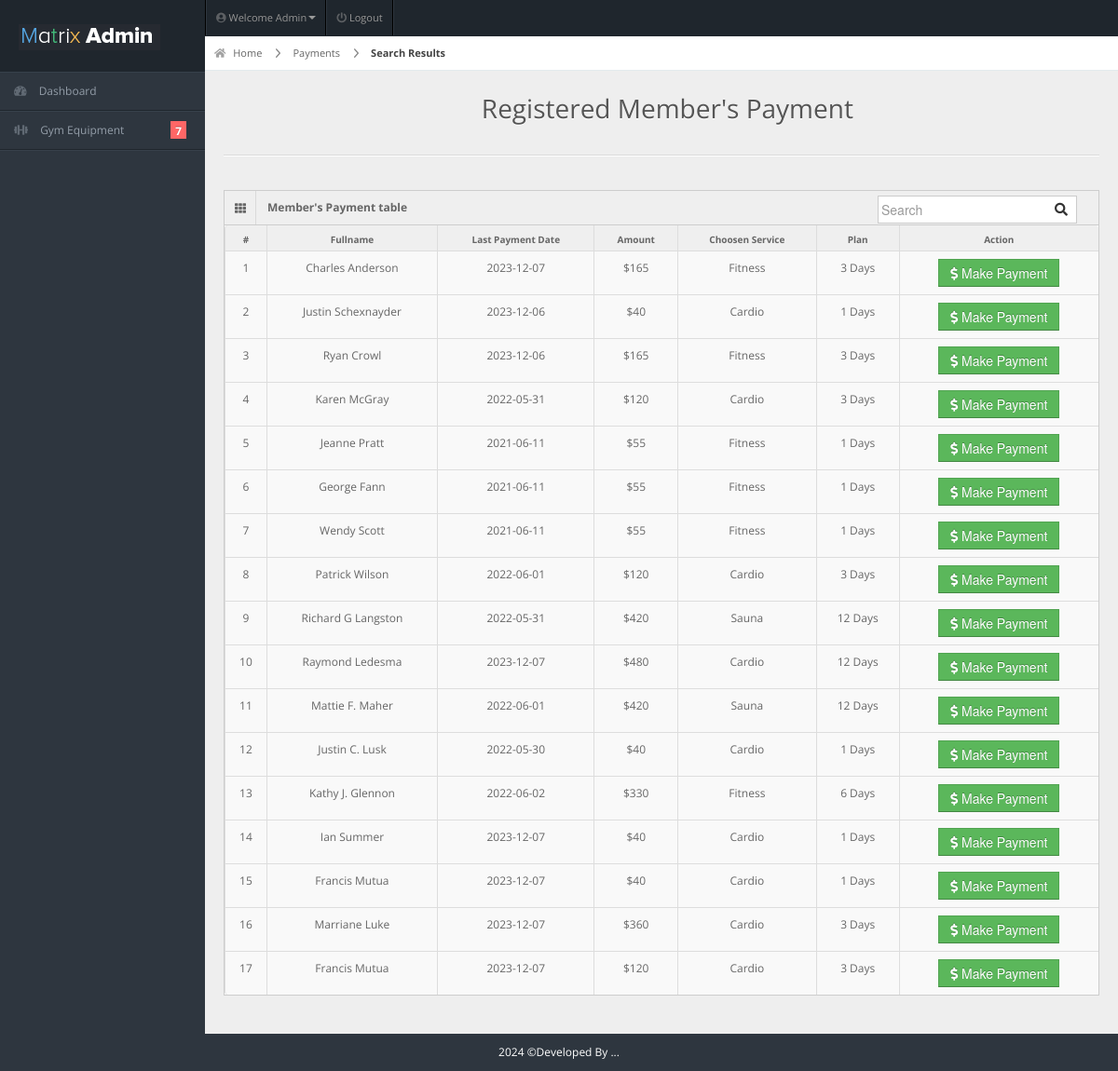
The page /admin/search-result.php (signed in) on the database its author committed.
### tables this page shows
CREATE TABLE `members` (
  `user_id` int(11) NOT NULL,
  `fullname` varchar(20) NOT NULL,
  `username` varchar(20) NOT NULL,
  `password` varchar(100) NOT NULL,
  `gender` varchar(20) NOT NULL,
  `dor` date NOT NULL,
  `services` varchar(50) NOT NULL,
  `amount` int(11) NOT NULL,
  `paid_date` date NOT NULL,
  `p_year` int(11) NOT NULL,
  `plan` varchar(100) NOT NULL,
  `address` varchar(20) NOT NULL,
  `contact` varchar(10) NOT NULL,
  `status` varchar(20) NOT NULL DEFAULT 'Active',
  `attendance_count` int(11) DEFAULT 0,
  `ini_weight` int(11) NOT NULL DEFAULT 0,
  `curr_weight` int(11) NOT NULL DEFAULT 0,
  `ini_bodytype` varchar(50) DEFAULT '',
  `curr_bodytype` varchar(50) DEFAULT '',
  `progress_date` date DEFAULT NULL,
  `reminder` int(11) NOT NULL DEFAULT 0
);

### admin/search-result.php (the view, shortened to what this page needs)
<!DOCTYPE html>
<html lang="en">
<head>
<link rel="stylesheet" href="../css/bootstrap.min.css" />
<link rel="stylesheet" href="../css/bootstrap-responsive.min.css" />
<link rel="stylesheet" href="../css/matrix-style.css" />
<link rel="stylesheet" href="../css/matrix-media.css" />
<link href="../font-awesome/css/fontawesome.css" rel="stylesheet" />
<link href="../font-awesome/css/all.css" rel="stylesheet" />
</head>
<body>
<div id="header">
  <h1><a href="">Gym Admin</a></h1>
</div>
<?php include 'includes/topheader.php'?>
<?php $page='payment'; include 'includes/sidebar.php'?>
<div id="content">
  <div id="content-header">
    <div id="breadcrumb"> <a href="index.php" title="Go to Home" class="tip-bottom"><i class="fas fa-home"></i> Home</a> <a href="payment.php">Payments</a> <a href="#" class="current">Search Results</a> </div>
    <h1 class="text-center">Registered Member's Payment <i class="fas fa-group"></i></h1>
  </div>
  <div class="container-fluid">
    <hr>
    <div class="row-fluid">
      <div class="span12">
      <div class='widget-box'>
          <div class='widget-title'> <span class='icon'> <i class='fas fa-th'></i> </span>
            <h5>Member's Payment table</h5>
            <form id="custom-search-form" role="search" method="POST" action="search-result.php" class="form-search form-horizontal pull-right">
                <div class="input-append span12">
                    <input type="text" class="search-query" placeholder="Search" name="search" required>
                    <button type="submit" class="btn"><i class="fas fa-search"></i></button>
                </div>
            </form>
          </div>
          <div class='widget-content nopadding'>
	  <?php
      include "dbcon.php";
      $search=$_POST['search'];
      $qry="select * from members where fullname like '%$search%' or username like '%$search%'";
      $cnt = 1;
        $result=mysqli_query($con,$qry);
        if (mysqli_num_rows($result)==0){
            echo"<div class='error_ex'>
            <h1>403</h1>
            <h3>Opps, Results Not Found!!</h3>
            <p>It seems like there's no such record available in our database.</p>
            <a class='btn btn-danger btn-big'  href='payment.php'>Go Back</a> </div>'";
        }else{
        echo"<table class='table table-bordered table-hover'>
        <thead>
          <tr>
            <th>#</th>
            <th>Fullname</th>
            <th>Last Payment Date</th>
            <th>Amount</th>
            <th>Choosen Service</th>
            <th>Plan</th>
            <th>Action</th>
          </tr>
        </thead>";
            while($row=mysqli_fetch_array($result)){
            echo"<tbody>
                <td><div class='text-center'>".$cnt."</div></td>
                <td><div class='text-center'>".$row['fullname']."</div></td>
                <td><div class='text-center'>".$row['paid_date']."</div></td>
                <td><div class='text-center'>$".$row['amount']."</div></td>
                <td><div class='text-center'>".$row['services']."</div></td>
                <td><div class='text-center'>".$row['plan']." Days</div></td>
                <td><div class='text-center'><a href='user-payment.php?id=".$row['user_id']."'><button class='btn btn-success btn'><i class='fas fa-dollar-sign'></i> Make Payment</button></a></div></td>
              </tbody>";
              $cnt++;   }
       }
            ?>
            </table>
          </div>
        </div>
      </div>
    </div>
  </div>
</div>
<div class="row-fluid">
  <div id="footer" class="span12"> <?php echo date("Y");?> &copy;Developed By ...</a> </div>
</div>
</body>
</html>

### css/matrix-style.css (style rules this page uses)
* { outline: none !important; -moz-outline: none !important; }
html, body { height: 100%; }
body { overflow-x: hidden; margin-top: -10px; font-family: "Open Sans", sans-serif; font-size: 12px; color: #666; }
a { color: #666; }
select, textarea, input[type="text"], input[type="password"], input[type="datetime"], input[type="datetime-local"], input[type="date"], input[type="month"], input[type="time"], input[type="week"], input[type="number"], input[type="email"], input[type="url"], input[type="search"], input[type="tel"], input[type="color"], .uneditable-input, .label, .dropdown-menu, .btn, .well, .progress, .table-bordered, .btn-group > .btn:first-child, .btn-group > .btn:last-child, .btn-group > .btn:last-child, .btn-group > .dropdown-toggle, .alert { border-radius: 0px; }
.btn, textarea, input[type="text"], input[type="password"], input[type="datetime"], input[type="datetime-local"], input[type="date"], input[type="month"], input[type="time"], input[type="week"], input[type="number"], input[type="email"], input[type="url"], input[type="search"], input[type="tel"], input[type="color"], .uneditable-input { box-shadow: none; }
.progress, .progress-success .bar, .progress .bar-success, .progress-warning .bar, .progress .bar-warning, .progress-danger .bar, .progress .bar-danger, .progress-info .bar, .progress .bar-info, .btn, .btn-primary { background-image: none; }
#footer { padding: 10px; text-align: center; }
hr { border-top-color: #dadada; }
#header { height: 77px; position: relative; width: 100%; z-index: -9; }
#header h1 { background: url("../img/icontest3.png") no-repeat scroll 0 0 transparent; height: 31px; left: 20px; line-height: 600px; overflow: hidden; position: relative; top: 26px; width: 191px; }
#header h1 a { display: block; }
#content { background: none repeat scroll 0 0 #eeeeee; margin-left: 220px; margin-right: 0; padding-bottom: 25px; position: relative; min-height: 100%; width: auto; }
#content-header { position: abslute; width: 100%; margin-top: -38px; z-index: 20; }
#content-header h1 { color: #555555; font-size: 28px; font-weight: normal; float: none; text-shadow: 0 1px 0 #ffffff; margin-left: 20px; position: relative; }
#content-header h1, #content-header .btn-group { margin-top: 20px; }
#breadcrumb { background-color: #fff; border-bottom: 1px solid #e3ebed; }
#breadcrumb a { padding: 8px 20px 8px 10px; display: inline-block; background-image: url("../img/breadcrumb.png"); background-position: center right; background-repeat: no-repeat; font-size: 11px; color: #666666; }
#breadcrumb a:last-child { background-image: none; }
#breadcrumb a.current { font-weight: bold; color: #444444; }
#breadcrumb a i { margin-right: 5px; opacity: 0.6; }
.widget-box { background: none repeat scroll 0 0 #f9f9f9; border-left: 1px solid #cdcdcd; border-top: 1px solid #cdcdcd; border-right: 1px solid #cdcdcd; clear: both; margin-top: 16px; margin-bottom: 16px; position: relative; }
.widget-title, .modal-header, .table th, div.dataTables_wrapper .ui-widget-header { background: #efefef; border-bottom: 1px solid #cdcdcd; height: 36px; }
.widget-title span.icon { padding: 9px 10px 7px 11px; float: left; border-right: 1px solid #dadada; }
.widget-title h5 { color: #666; float: left; font-size: 12px; font-weight: bold; padding: 12px; line-height: 12px; margin: 0; }
.widget-content { padding: 15px; border-bottom: 1px solid #cdcdcd; }
.table th { height: auto; font-size: 10px; padding: 5px 10px 2px; border-bottom: 0; text-align: center; color: #666666; }
.nopadding { padding: 0 !important; }
.nopadding .table { margin-bottom: 0; }
.nopadding .table-bordered { border: 0; }
form { margin-bottom: 0; }
.input-append .add-on:last-child, .input-append .btn:last-child { border-radius: 0px; padding: 6px 5px 2px; }
.input-prepend input, .input-append input, .input-prepend input[class*="span"], .input-append input[class*="span"] { width: none; }
.input-append input, .input-append select, .input-prepend span, .input-prepend input { border-radius: 0px !important; }

### css/matrix-media.css (style rules this page uses)
body { background:#2E363F; }
#header { background-color: #1f262d; margin-top:10px; }

### rows shown on the page
members: fullname "Charles Anderson", paid_date "2023-12-07", amount "165", services "Fitness", plan "3"
members: fullname "Justin Schexnayder", paid_date "2023-12-06", amount "40", services "Cardio", plan "1"
members: fullname "Ryan Crowl", paid_date "2023-12-06", amount "165", services "Fitness", plan "3"
members: fullname "Karen McGray", paid_date "2022-05-31", amount "120", services "Cardio", plan "3"
members: fullname "Jeanne Pratt", paid_date "2021-06-11", amount "55", services "Fitness", plan "1"
members: fullname "George Fann", paid_date "2021-06-11", amount "55", services "Fitness", plan "1"
members: fullname "Wendy Scott", paid_date "2021-06-11", amount "55", services "Fitness", plan "1"
members: fullname "Patrick Wilson", paid_date "2022-06-01", amount "120", services "Cardio", plan "3"
members: fullname "Richard G Langston", paid_date "2022-05-31", amount "420", services "Sauna", plan "12"
members: fullname "Raymond Ledesma", paid_date "2023-12-07", amount "480", services "Cardio", plan "12"
members: fullname "Mattie F. Maher", paid_date "2022-06-01", amount "420", services "Sauna", plan "12"
members: fullname "Justin C. Lusk", paid_date "2022-05-30", amount "40", services "Cardio", plan "1"
members: fullname "Kathy J. Glennon", paid_date "2022-06-02", amount "330", services "Fitness", plan "6"
members: fullname "Ian Summer", paid_date "2023-12-07", amount "40", services "Cardio", plan "1"
members: fullname "Francis Mutua", paid_date "2023-12-07", amount "40", services "Cardio", plan "1"
members: fullname "Marriane Luke", paid_date "2023-12-07", amount "360", services "Cardio", plan "3"
members: fullname "Francis Mutua", paid_date "2023-12-07", amount "120", services "Cardio", plan "3"

### other values the page prints
$query->num_rows "7"
